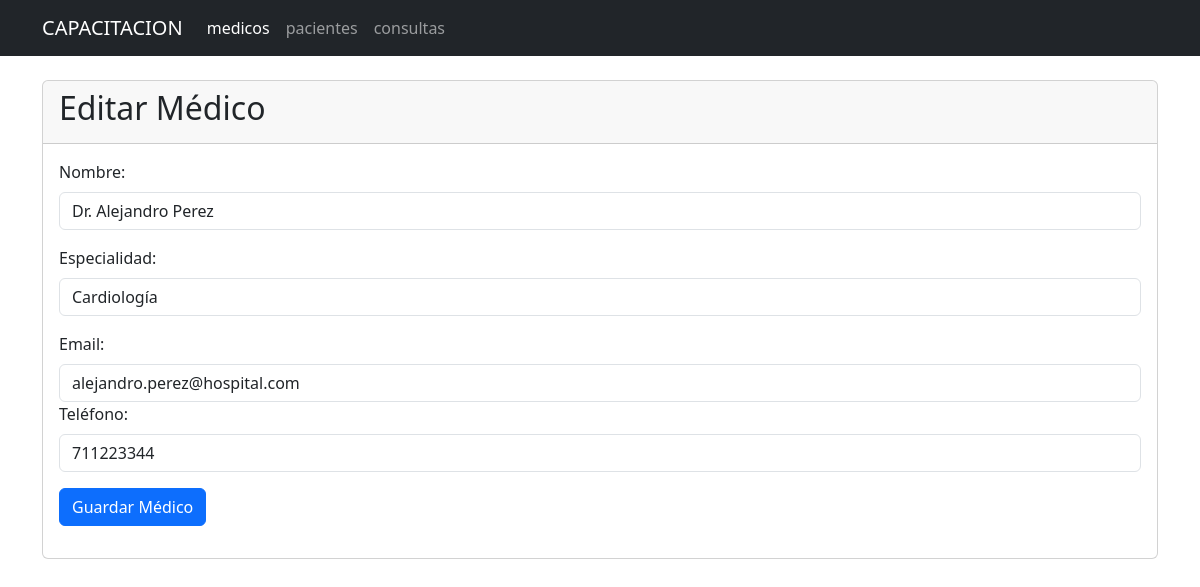
The app's page /medico/editar/1 with its own data.
### tables this page shows
CREATE TABLE medicos (
        id_medico INTEGER PRIMARY KEY AUTOINCREMENT,
        nombre TEXT NOT NULL,
        especialidad TEXT NOT NULL,
        email TEXT NOT NULL,
        telefono INTEGER NOT NULL
    );

### app.py (the view, shortened to what this page needs)
@app.route("/medico/editar/<int:id_medico>", methods=["GET", "POST"])
def editar_medico(id_medico):
    conn = get_db_connection()
    medico = conn.execute("SELECT * FROM medicos WHERE id_medico = ?", (id_medico,)).fetchone()
    return render_template("formulario_medicos.html", medico=medico)

### app.py (called while the page is built)
def get_db_connection():
    conn = sqlite3.connect('sistema_medico.db')
    conn.row_factory = sqlite3.Row
    return conn

### templates/formulario_medicos.html
{% extends "base.html" %}
{% block content %}
<div class="card">
    <div class ="card-header">
        <h2>
            {% if medico %}
            Editar Médico
            {% else %}
            Nuevo Médico
            {% endif %}
        </h2>
    </div>
    <div class="card-body">
        <form action="" method="post">
            <div class="mb-3">
                <label for="nombre" class="form-label">Nombre:</label>
                <input type="text" class="form-control" name="nombre"
                value="{{ medico.nombre if medico else '' }}" required>
            </div>
            <div class="mb-3">
                <label for="especialidad" class="form-label">Especialidad:</label>
                <input type="text" class="form-control" id="especialidad" name="especialidad"
                value="{{ medico.especialidad if medico else '' }}" required>
            </div>
            <div class="mb-3">
                <label for="email" class="form-label">Email:</label>
                <input type="email" class="form-control" id="email" name="email"
                value="{{ medico.email if medico else '' }}" required>
            <div class="mb-3">
                <label for="telefono" class="form-label">Teléfono:</label>
                <input type="tel" class="form-control" id="telefono" name="telefono"
                value="{{ medico.telefono if medico else '' }}" required>
            </div>
            <button type="submit" class="btn btn-primary">Guardar Médico</button>
        </form>
    </div>
</div>
{% endblock %}

### records on screen
medicos: nombre "Dr. Alejandro Perez", especialidad "Cardiología", email "alejandro.perez@hospital.com", telefono "711223344"
